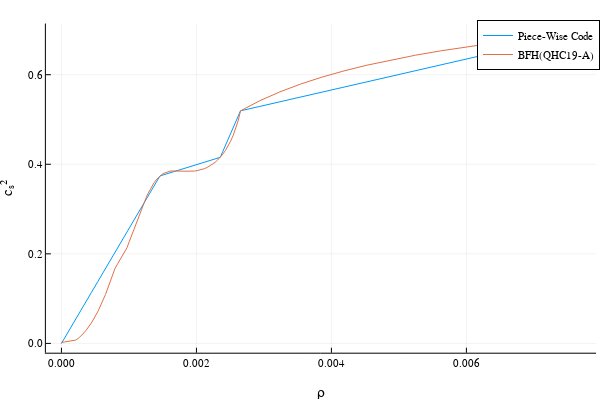

The cell this chart's notebook holds for it:
### Code cell
#BFH(QHC19-A) shown here


mₙ = 939.565000;
nb = readdlm("eos.nb BFH(QHC19-A)", skipstart = 2);
data = readdlm("eos.thermo BFH(QHC19-A)", skipstart = 1);
Q1 = data[:,4];
Q7 = data[:,10];
P = Q1.*nb;
ρ = (Q7 .+ 1) .* (nb .* mₙ);

dP = P[2:end] - P[1:end-1];
dρ = ρ[2:end] - ρ[1:end-1];

sound_speed = (abs.(dP ./ dρ));
geo_conv = (1.6191004251588869e-18)*(1782700000000.0002);
ρ = ρ .*geo_conv;


ρ_cut = [0 , 0.001459, 0.002352, 0.002653, 0.007690]; #these are the cut off densities
indices = [argmin(abs.(ρ .- x))[1] for x in ρ_cut]; #this gives you the first number of each pair

x_interval = [0 ρ[indices[1]]];
for i = 1:size(ρ_cut,1) - 1
    x_interval = vcat(x_interval,[ρ[indices[i]] ρ[indices[i + 1]]]);
end


y_interval = [0 sound_speed[indices[1]]];
for i = 1:size(ρ_cut,1) - 1
    y_interval = vcat(y_interval,[sound_speed[indices[i]] sound_speed[indices[i + 1]]]);
end

print(size(x_interval))
print(size(y_interval))

x = ρ[1:end - 1];
y = zeros(size(x,1));
for i = 1:size(x,1) #for i = 1 to 17801
    y[i] = piece_wise_linear(x_interval, y_interval, x[i]);
end

plotlyjs()

plot(x,y, label = "Piece-Wise Code", xlabel = "ρ", ylabel = "cₛ²")
plot!(ρ[1:end - 1], sound_speed, label = "BFH(QHC19-A)")

### Figure 1 — Plotly figure (JSON) as saved in the notebook; plotly's stock layout.template omitted (floating-point values rounded to 4 significant figures; data arrays with more than 128 entries replaced by an {"elided": "..."} marker saying what was removed)
{"data": [{"colorbar": {"title": ""}, "legendgroup": "Piece-Wise Code", "line": {"color": "rgba(0, 154, 250, 1.000)", "dash": "solid", "shape": "linear", "width": 1}, "mode": "lines", "name": "Piece-Wise Code", "showlegend": true, "type": "scatter", "x": {"elided": "182 float values"}, "xaxis": "x", "y": {"elided": "182 float values"}, "yaxis": "y", "zmax": null, "zmin": null}, {"colorbar": {"title": ""}, "legendgroup": "BFH(QHC19-A)", "line": {"color": "rgba(227, 111, 71, 1.000)", "dash": "solid", "shape": "linear", "width": 1}, "mode": "lines", "name": "BFH(QHC19-A)", "showlegend": true, "type": "scatter", "x": {"elided": "182 float values"}, "xaxis": "x", "y": {"elided": "182 float values"}, "yaxis": "y", "zmax": null, "zmin": null}], "layout": {"annotations": [], "height": 400, "legend": {"bgcolor": "rgba(255, 255, 255, 1.000)", "bordercolor": "rgba(0, 0, 0, 1.000)", "borderwidth": 1, "font": {"color": "rgba(0, 0, 0, 1.000)", "family": "sans-serif", "size": 11}, "title": {"font": {"color": "rgba(0, 0, 0, 1.000)", "family": "sans-serif", "size": 15}, "text": ""}, "tracegroupgap": 0, "traceorder": "normal", "x": 1, "xanchor": "auto", "y": 1, "yanchor": "auto"}, "margin": {"b": 20, "l": 0, "r": 0, "t": 20}, "paper_bgcolor": "rgba(255, 255, 255, 1.000)", "plot_bgcolor": "rgba(255, 255, 255, 1.000)", "showlegend": true, "width": 600, "xaxis": {"anchor": "y", "domain": [0.07647, 0.9934], "gridcolor": "rgba(0, 0, 0, 0.100)", "gridwidth": 0.5, "linecolor": "rgba(0, 0, 0, 1.000)", "mirror": false, "range": [-0.0002307, 0.007921], "showgrid": true, "showline": true, "showticklabels": true, "tickangle": 0, "tickcolor": "rgb(0, 0, 0)", "tickfont": {"color": "rgba(0, 0, 0, 1.000)", "family": "sans-serif", "size": 11}, "tickmode": "array", "ticks": "inside", "ticktext": ["0.000", "0.002", "0.004", "0.006"], "tickvals": [0, 0.002, 0.004, 0.006], "title": "ρ", "titlefont": {"color": "rgba(0, 0, 0, 1.000)", "family": "sans-serif", "size": 15}, "type": "-", "visible": true, "zeroline": false, "zerolinecolor": "rgba(0, 0, 0, 1.000)"}, "yaxis": {"anchor": "x", "domain": [0.07581, 0.9902], "gridcolor": "rgba(0, 0, 0, 0.100)", "gridwidth": 0.5, "linecolor": "rgba(0, 0, 0, 1.000)", "mirror": false, "range": [-0.02079, 0.7143], "showgrid": true, "showline": true, "showticklabels": true, "tickangle": 0, "tickcolor": "rgb(0, 0, 0)", "tickfont": {"color": "rgba(0, 0, 0, 1.000)", "family": "sans-serif", "size": 11}, "tickmode": "array", "ticks": "inside", "ticktext": ["0.0", "0.2", "0.4", "0.6"], "tickvals": [0, 0.2, 0.4, 0.6], "title": "cₛ²", "titlefont": {"color": "rgba(0, 0, 0, 1.000)", "family": "sans-serif", "size": 15}, "type": "-", "visible": true, "zeroline": false, "zerolinecolor": "rgba(0, 0, 0, 1.000)"}}}
